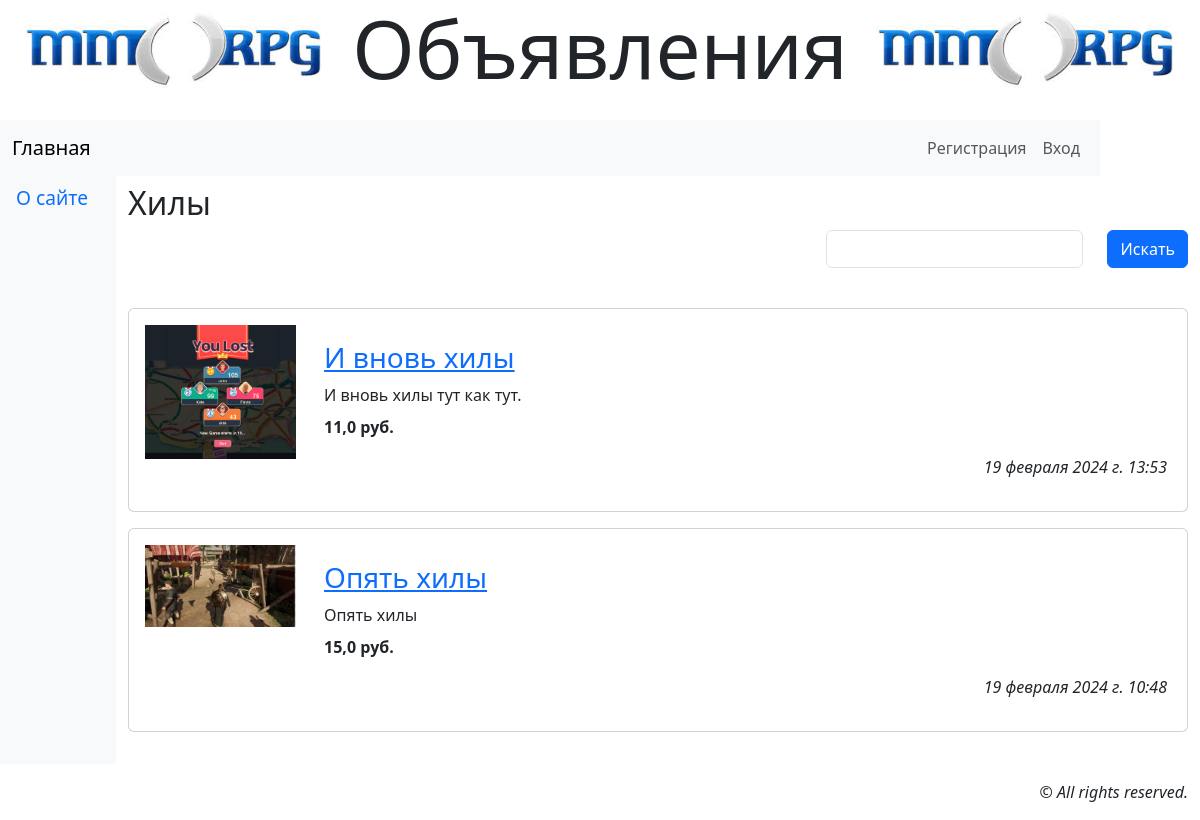
Screenshot of /3/ with the database file from the repository.
### board/models.py (models this page shows, shortened)
class Category(models.Model):
    name = models.CharField(max_length=20, unique=True,
                            db_index=True, verbose_name='Категория')
    def __str__(self):
        return self.name
    class Meta:
        verbose_name_plural = 'Категории'
        verbose_name = 'Категория'
        ordering = ['name']

class Advert(models.Model):
    category = models.ForeignKey('Category', null=True,
                                 on_delete=models.PROTECT,
                                 verbose_name='Категория')
    title = models.CharField(max_length=100, verbose_name='Заголовок')
    content = models.TextField(verbose_name='Описание')
    price = models.FloatField(default=0, verbose_name='Цена')
    contacts = models.TextField(verbose_name='Контакты')
    image = models.ImageField(blank=True, upload_to=get_timestamp_path,
                              verbose_name='Изображение')
    author = models.ForeignKey(AdvUser, default='', on_delete=models.CASCADE,
                               verbose_name='Автор объявления')
    is_active = models.BooleanField(default=True, db_index=True,
                                    verbose_name='Выводить в списке?')
    created_at = models.DateTimeField(auto_now_add=True, db_index=True,
                                      verbose_name='Опубликовано')
    class Meta:
        verbose_name_plural = 'Объявления'
        verbose_name = 'Объявление'
        ordering = ['-created_at']

### board/views.py (the view)
# urls.py: path('<int:pk>/', category_ads, name='category_ads'),
def category_ads(request, pk):
    category = get_object_or_404(Category, pk=pk)
    ads = Advert.objects.filter(is_active=True, category=pk)
    if 'keyword' in request.GET:
        keyword = request.GET['keyword']
        q = Q(title__icontains=keyword) | Q(content__icontains=keyword)
        ads = ads.filter(q)
    else:
        keyword = ''
    form = SearchForm(initial={'keyword': keyword})
    paginator = Paginator(ads, 2)
    if 'page' in request.GET:
        page_num = request.GET['page']
    else:
        page_num = 1
    page = paginator.get_page(page_num)
    context = {'category': category, 'page': page, 'ads': page.object_list,
               'form': form}
    return render(request, 'main/category_ads.html', context)

### board/forms.py
class SearchForm(forms.Form):
    keyword = forms.CharField(required=False, max_length=20, label='')

### board/templates/main/category_ads.html (shortened to what this page needs)
{% extends 'layout/basic.html' %}
{% load thumbnail %}
{% load static %}
{% load django_bootstrap5 %}
{% block content %}
<h2 class="mb-2">{{ category }}</h2>
<form class="row row-cols-md-auto justify-content-end">
    {% bootstrap_field form.keyword show_label=False wrapper_class='col-12' %}
    <div class="col-12">
        {% bootstrap_button 'Искать' %}
    </div>
</form>
{% if ads %}
<div class="vstack gap-3 my-4">
    {% for ad in ads %}
    <div class="card">
        {% url 'board:ad_detail' category_pk=category.pk pk=ad.pk as url %}
        <div class="row p-3">
            <a class="col-md-2" href="{{ url }}{{ all }}">
                {% if ad.image %}
                <img class="img-fluid" src="{% thumbnail ad.image 'default' %}">
                {% else %}
                <img class="img-fluid" src="{% static 'main/bg.jpg' %}">
                {% endif %}
            </a>
            <div class="col-md-10 card-body">
                <h3 class="card-title"><a href="{{ url }}{{ all }}">
                    {{ ad.title }}</a></h3>
                <div class="card-text mb-2">{{ ad.content }}</div>
                <p class="card-text fw-bold">{{ ad.price }} руб.</p>
                <p class="card-text text-end fst-italic">{{ ad.created_at }}</p>
            </div>
        </div>
    </div>
    {% endfor %}
</div>
{% endif %}
{% endblock %}

### rows the page displays
Category: name "Хилы"
Advert: image (picture), title "И вновь хилы", content "И вновь хилы тут как тут.", price "11,0", created_at "19 февраля 2024 г. 13:53"
Advert: image (picture), title "Опять хилы", content "Опять хилы", price "15,0", created_at "19 февраля 2024 г. 10:48"
